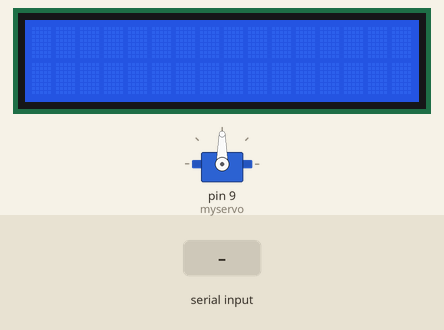
This sketch was run on a simulated Arduino Uno, built with avr-gcc and run on an emulated ATmega328P. On the bench: servo, 16×2 character LCD. The inputs (shaded band) are chosen by the test bench. What the sketch prints to the serial monitor is not drawn.

Above: at 1.2 s.
1.3 s: "1" received over Serial
At 1.8 s:
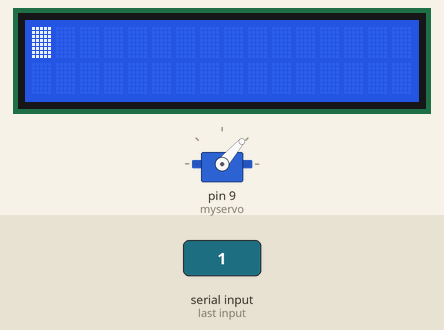
2.8 s: "0" received over Serial
At 4.0 s:
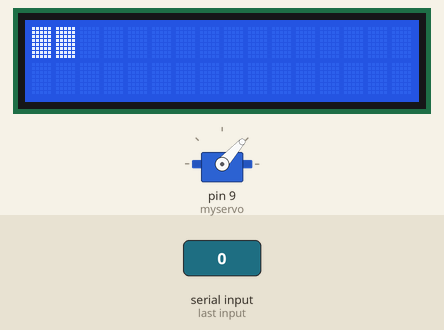
4.3 s: "2" received over Serial
At 5.3 s:
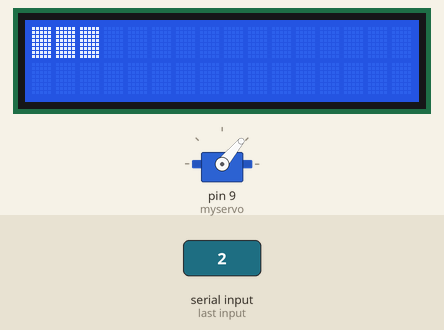
5.8 s: "1" received over Serial
At 6.5 s:
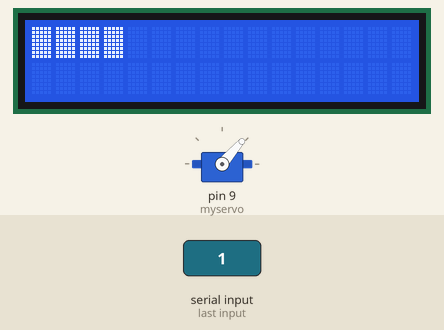
7.3 s: "0" received over Serial
At 7.6 s:
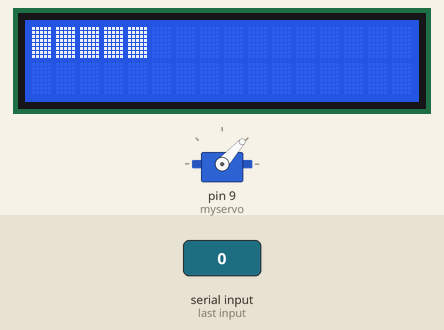
8.8 s: "2" received over Serial
At 9.9 s:
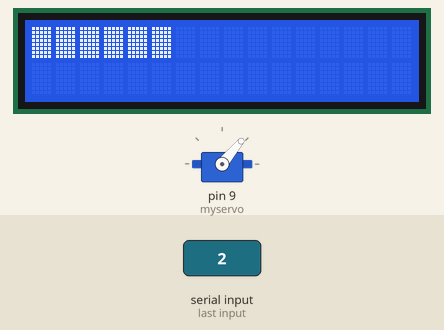
Timing chart, 0 to 11.3 s (numbered marks = the images above; inputs shaded):
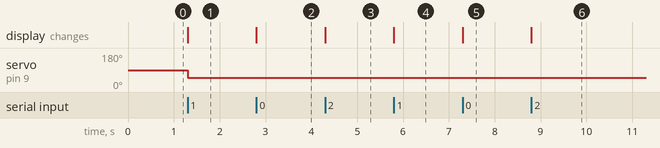

Measured:
- after the input at 1.3 s, servo on pin 9 (myservo): 90° → 49° at once; the display: changes at once (image 1)
- after the input at 2.8 s, servo on pin 9 (myservo): 49° → 48° at once; the display: changes at once (image 2)
- after the input at 4.3 s, servo on pin 9 (myservo): 48° → 50° at once; the display: changes at once (image 3)
- after the input at 5.8 s, servo on pin 9 (myservo): 50° → 49° at once; the display: changes at once (image 4)
- after the input at 7.3 s, servo on pin 9 (myservo): 49° → 48° at once; the display: changes at once (image 5)
- after the input at 8.8 s, servo on pin 9 (myservo): 48° → 50° at once; the display: changes at once (image 6)

The sketch:

serial_servo.ino
```cpp
#include <LiquidCrystal.h>
#include <Servo.h>
Servo myservo;
char incomingByte[] = "Hello";
LiquidCrystal lcd(12, 11, 5, 4, 3, 2);
void setup() {
        Serial.begin(9600);
        myservo.attach(9);
        lcd.begin(16, 2);
}

void loop() {


        if (Serial.available()) {


                myservo.write(Serial.read());
                lcd.write(Serial.read());
                Serial.println(Serial.read());
                delay(1000);
                //lcd.clear();
        }
}
```
